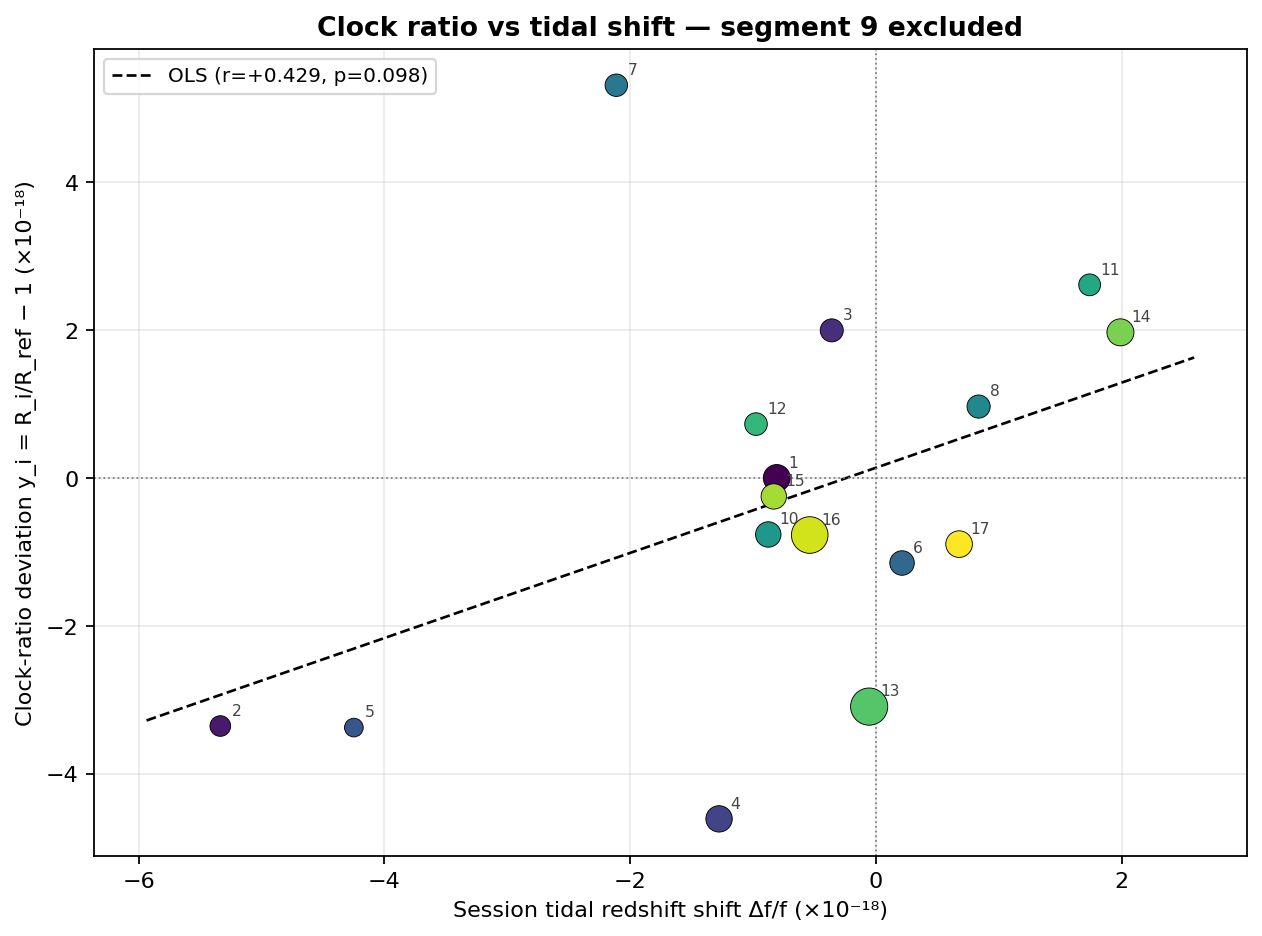

The script that saved this image:
#!/usr/bin/env python3
"""Segment-9-excluded correlation analysis — an ADDITIVE result that does NOT
replace or modify correlation_reanalysis.py or its outputs.

Rationale: segment 9 carries an anomalous Sr systematic shift
(`shift_a = -8.13e-17`, between the 7-month ~-1.72e-16 and the 8-month
~+7.9e-18; source comment asks whether it is real or a placeholder), so its
ratio deviation y_9 is an outlier. This script re-runs the SAME correlation
between the per-segment clock-ratio deviation y_i = R_i/R_ref - 1 and the
session tidal redshift shift Δf/f = ΔW/c², after dropping segment 9.

It reads the already-computed ratio_17seg.csv and clock_tidal_shift.csv, drops
row 9, and recomputes the equal-weight statistics (Pearson r, Spearman ρ, OLS,
means). The 17-segment originals are untouched.

Outputs (new, separate):
  correlation_reanalysis_seg9_excluded.csv
  correlation_reanalysis_seg9_excluded.png
"""
from __future__ import annotations

import csv
from pathlib import Path

import matplotlib

matplotlib.use("Agg")
import matplotlib.pyplot as plt
import numpy as np
from scipy import stats

RATIO_CSV = Path(__file__).resolve().parent / "ratio_17seg.csv"
TIDE_CSV = Path(__file__).resolve().parents[1] / "clock" / "clock_tidal_shift.csv"
OUT_DIR = Path(__file__).resolve().parent
EXCLUDED_GROUP = 9


def load() -> tuple[np.ndarray, np.ndarray, np.ndarray, np.ndarray]:
    ratio = list(csv.DictReader(open(RATIO_CSV)))
    g = np.array([int(r["group"]) for r in ratio])
    y_i = np.array([float(r["y_i_1e18"]) for r in ratio])
    n_valid = np.array([int(r["n_valid"]) for r in ratio])
    tide = list(csv.DictReader(open(TIDE_CSV)))
    dff = np.array([float(r["frequency_shift_dff"]) for r in tide]) * 1e18
    return g, y_i, dff, n_valid


def weighted_mean(x, w):
    return float(np.sum(w * x) / np.sum(w))


def main() -> int:
    g, y_all, dff_all, n_all = load()
    if len(g) != len(dff_all):
        raise SystemExit("ratio and tide length mismatch")
    keep = g != EXCLUDED_GROUP
    y_i, dff, n_valid = y_all[keep], dff_all[keep], n_all[keep]
    w = n_valid / n_valid.sum()

    r, p_r = stats.pearsonr(y_i, dff)
    rho, p_rho = stats.spearmanr(y_i, dff)
    slope, intercept, rv, pv, se = stats.linregress(dff, y_i)
    mean_y_w = weighted_mean(y_i, w)
    mean_dff_w = weighted_mean(dff, w)

    print(f"=== correlation with segment {EXCLUDED_GROUP} EXCLUDED ({len(y_i)} segments) ===")
    print(f"Pearson  r = {r:+.4f}  p = {p_r:.4f}")
    print(f"Spearman ρ = {rho:+.4f}  p = {p_rho:.4f}")
    print(f"OLS: y_i = {slope:+.4f}·Δf/f {intercept:+.4f}  (r={rv:+.4f}, p={pv:.4f})")
    print(f"y_i weighted mean = {mean_y_w:+.5f} ×1e-18")
    print(f"Δf/f weighted mean = {mean_dff_w:+.5f} ×1e-18")

    csv_path = OUT_DIR / "correlation_reanalysis_seg9_excluded.csv"
    with csv_path.open("w", newline="") as f:
        wr = csv.writer(f)
        wr.writerow(["metric", "value"])
        wr.writerow(["excluded_group", EXCLUDED_GROUP])
        wr.writerow(["n_segments", len(y_i)])
        wr.writerow(["pearson_r", f"{r:.6f}"])
        wr.writerow(["pearson_p", f"{p_r:.6f}"])
        wr.writerow(["spearman_rho", f"{rho:.6f}"])
        wr.writerow(["spearman_p", f"{p_rho:.6f}"])
        wr.writerow(["ols_slope", f"{slope:.6f}"])
        wr.writerow(["ols_intercept", f"{intercept:.6f}"])
        wr.writerow(["weighted_mean_yi_1e18", f"{mean_y_w:.6f}"])
        wr.writerow(["weighted_mean_dff_1e18", f"{mean_dff_w:.6f}"])

    fig, ax = plt.subplots(figsize=(8, 6))
    sizes = 40 + 240 * w / w.max()
    ax.scatter(dff, y_i, s=sizes, c=np.arange(len(y_i)), cmap="viridis",
               zorder=3, edgecolors="black", linewidths=0.4)
    for i, gi in enumerate(g[keep]):
        ax.annotate(f"{gi}", (dff[i], y_i[i]), textcoords="offset points",
                    xytext=(5, 5), fontsize=7, color="#444444")
    xs = np.linspace(dff.min() - 0.6, dff.max() + 0.6, 50)
    ax.plot(xs, slope * xs + intercept, "k--", lw=1.2,
            label=f"OLS (r={r:+.3f}, p={p_r:.3f})")
    ax.axhline(0, color="gray", lw=0.8, ls=":")
    ax.axvline(0, color="gray", lw=0.8, ls=":")
    ax.set_xlabel("Session tidal redshift shift Δf/f (×10⁻¹⁸)")
    ax.set_ylabel("Clock-ratio deviation y_i = R_i/R_ref − 1 (×10⁻¹⁸)")
    ax.set_title(f"Clock ratio vs tidal shift — segment {EXCLUDED_GROUP} excluded",
                 fontweight="bold")
    ax.legend(fontsize=9, loc="upper left")
    ax.grid(alpha=0.25)
    fig.tight_layout()
    fig.savefig(OUT_DIR / "correlation_reanalysis_seg9_excluded.png",
                dpi=160, bbox_inches="tight")
    plt.close(fig)

    print(f"\nWrote {csv_path}")
    print(f"Wrote {OUT_DIR / 'correlation_reanalysis_seg9_excluded.png'}")
    return 0


if __name__ == "__main__":
    raise SystemExit(main())
